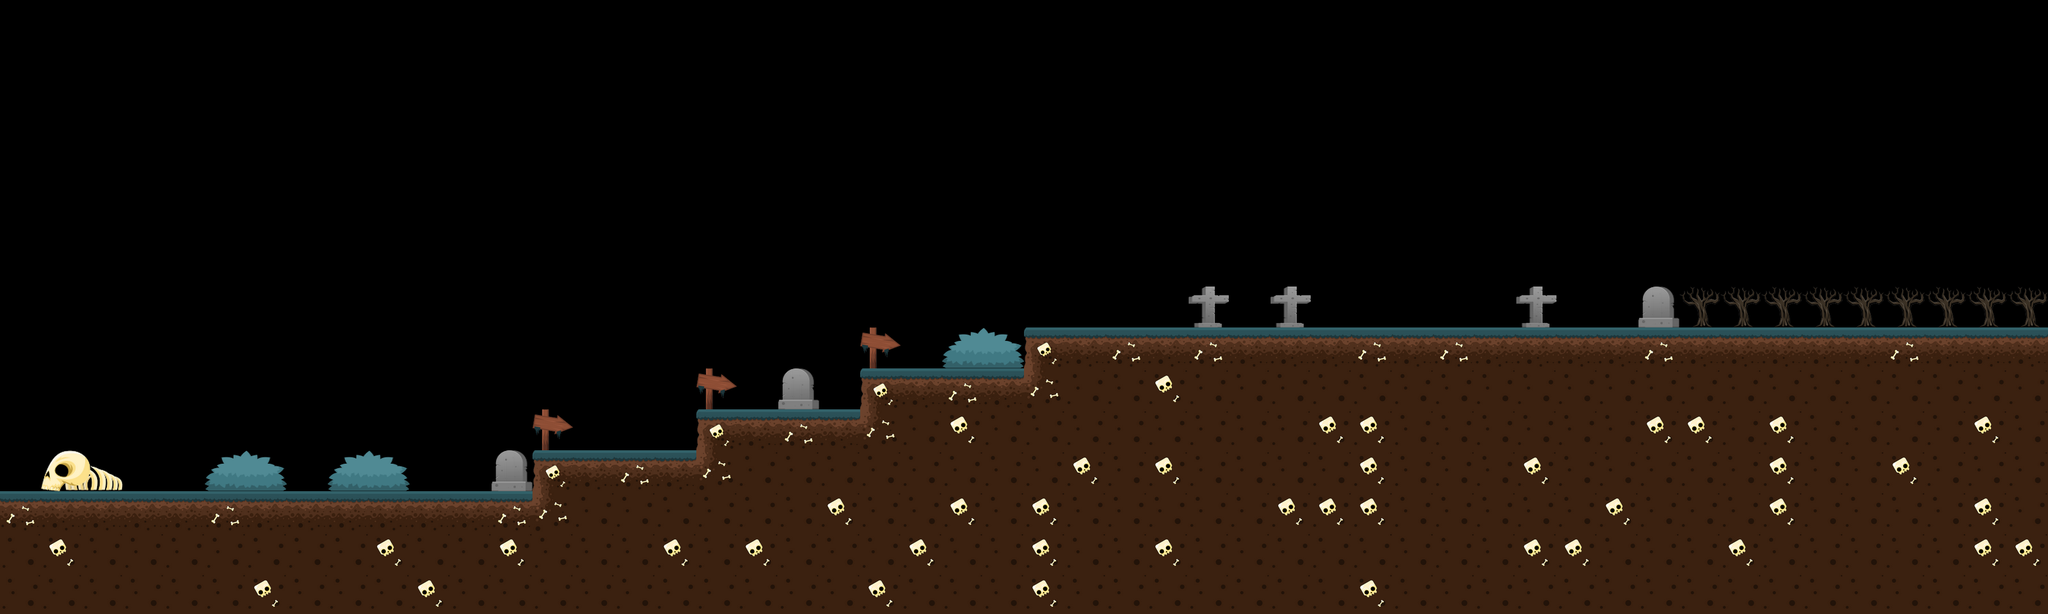

A level layout from a 2D game, rendered from its tile map. Below: a short description, then the map file with its tile-grid data intact:
An orthogonal 50x15 tile map with 64x64 px tiles, 1 tile layer (Tile Layer 1) and 2 objects (boss, player).

<map version="1.0" orientation="orthogonal" renderorder="right-down" width="50" height="15" tilewidth="64" tileheight="64" nextobjectid="3">
 <tileset firstgid="1" name="graveyard" tilewidth="64" tileheight="64" tilecount="45" columns="15">
  <image source="graveyard.png" width="960" height="192" />
 </tileset>
 <layer name="Tile Layer 1" width="50" height="15">
  <data encoding="csv">
0,0,0,0,0,0,0,0,0,0,0,0,0,0,0,0,0,0,0,0,0,0,0,0,0,0,0,0,0,0,0,0,0,0,0,0,0,0,0,0,0,0,0,0,0,0,0,0,0,0,
0,0,0,0,0,0,0,0,0,0,0,0,0,0,0,0,0,0,0,0,0,0,0,0,0,0,0,0,0,0,0,0,0,0,0,0,0,0,0,0,0,0,0,0,0,0,0,0,0,0,
0,0,0,0,0,0,0,0,0,0,0,0,0,0,0,0,0,0,0,0,0,0,0,0,0,0,0,0,0,0,0,0,0,0,0,0,0,0,0,0,0,0,0,0,0,0,0,0,0,0,
0,0,0,0,0,0,0,0,0,0,0,0,0,0,0,0,0,0,0,0,0,0,0,0,0,0,0,0,0,0,0,0,0,0,0,0,0,0,0,0,0,0,0,0,0,0,0,0,0,0,
0,0,0,0,0,0,0,0,0,0,0,0,0,0,0,0,0,0,0,0,0,0,0,0,0,0,0,0,0,0,0,0,0,0,0,0,0,0,0,0,0,0,0,0,0,0,0,0,0,0,
0,0,0,0,0,0,0,0,0,0,0,0,0,0,0,0,0,0,0,0,0,0,0,0,0,0,0,0,0,0,0,0,0,0,0,0,0,0,0,0,0,0,0,0,0,0,0,0,0,0,
0,0,0,0,0,0,0,0,0,0,0,0,0,0,0,0,0,0,0,0,0,0,0,0,0,0,0,0,0,0,0,0,0,0,0,0,0,0,0,0,0,0,0,0,0,0,0,0,0,0,
0,0,0,0,0,0,0,0,0,0,0,0,0,0,0,0,0,0,0,0,0,0,0,0,0,0,0,0,0,30,0,30,0,0,0,0,0,30,0,0,14,15,15,15,15,15,15,15,15,15,
0,0,0,0,0,0,0,0,0,0,0,0,0,0,0,0,0,0,0,0,0,18,0,16,17,42,7,10,7,10,7,7,7,10,7,10,7,7,7,7,10,7,7,7,7,7,10,7,7,7,
0,0,0,0,0,0,0,0,0,0,0,0,0,0,0,0,0,18,0,14,0,42,7,10,7,12,8,8,11,8,8,8,8,8,8,8,8,8,8,8,8,8,8,8,8,8,8,8,8,8,
0,0,0,0,0,0,0,0,0,0,0,0,0,18,0,0,0,42,7,10,7,12,8,11,8,8,8,8,8,8,8,8,11,11,8,8,8,8,8,8,11,11,8,11,8,8,8,8,11,8,
0,1,2,0,0,16,17,0,16,17,0,0,14,42,7,10,7,12,8,8,8,8,8,8,8,8,11,8,11,8,8,8,8,11,8,8,8,11,8,8,8,8,8,11,8,8,11,8,8,8,
10,7,7,7,7,10,7,7,7,7,7,7,10,12,8,8,8,8,8,8,11,8,8,11,8,11,8,8,8,8,8,11,11,11,8,8,8,8,8,11,8,8,8,11,8,8,8,8,11,8,
8,11,8,8,8,8,8,8,8,11,8,8,11,8,8,8,11,8,11,8,8,8,11,8,8,11,8,8,11,8,8,8,8,8,8,8,8,11,11,8,8,8,11,8,8,8,8,8,11,11,
8,8,8,8,8,8,11,8,8,8,11,8,8,8,8,8,8,8,8,8,8,11,8,8,8,11,8,8,8,8,8,8,8,11,8,8,8,8,8,8,8,8,8,8,8,8,8,8,8,8
</data>
 </layer>
 <objectgroup name="object3">
  <object id="1" name="boss" type="boss" gid="1" x="2880.12" y="510.788" width="64" height="64" />
  <object id="2" name="player" type="player" gid="1" x="4.36364" y="762.303" width="64" height="64" />
 </objectgroup>
</map>